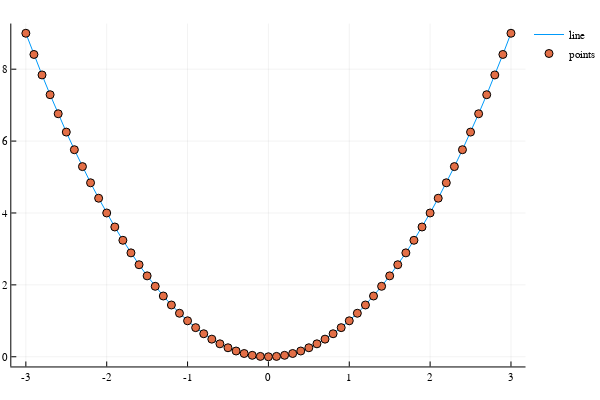

Notebook code for this chart:
### Code cell
# Using plotly we can now run the cursor over the data in the graph to get more info about it!
plot(x,y,label = "line")
scatter!(x,y,label="points")

### Figure 1 — Plotly figure (JSON) as saved in the notebook; plotly's stock layout.template omitted (floating-point values rounded to 4 significant figures)
{"data": [{"colorbar": {"title": ""}, "legendgroup": "line", "line": {"color": "rgba(0, 154, 250, 1.000)", "dash": "solid", "shape": "linear", "width": 1}, "mode": "lines", "name": "line", "showlegend": true, "type": "scatter", "x": [-3, -2.9, -2.8, -2.7, -2.6, -2.5, -2.4, -2.3, -2.2, -2.1, -2, -1.9, -1.8, -1.7, -1.6, -1.5, -1.4, -1.3, -1.2, -1.1, -1, -0.9, -0.8, -0.7, -0.6, -0.5, -0.4, -0.3, -0.2, -0.1, 0, 0.1, 0.2, 0.3, 0.4, 0.5, 0.6, 0.7, 0.8, 0.9, 1, 1.1, 1.2, 1.3, 1.4, 1.5, 1.6, 1.7, 1.8, 1.9, 2, 2.1, 2.2, 2.3, 2.4, 2.5, 2.6, 2.7, 2.8, 2.9, 3], "xaxis": "x1", "y": [9, 8.41, 7.84, 7.29, 6.76, 6.25, 5.76, 5.29, 4.84, 4.41, 4, 3.61, 3.24, 2.89, 2.56, 2.25, 1.96, 1.69, 1.44, 1.21, 1, 0.81, 0.64, 0.49, 0.36, 0.25, 0.16, 0.09, 0.04, 0.01, 0, 0.01, 0.04, 0.09, 0.16, 0.25, 0.36, 0.49, 0.64, 0.81, 1, 1.21, 1.44, 1.69, 1.96, 2.25, 2.56, 2.89, 3.24, 3.61, 4, 4.41, 4.84, 5.29, 5.76, 6.25, 6.76, 7.29, 7.84, 8.41, 9], "yaxis": "y1", "zmax": null, "zmin": null}, {"colorbar": {"title": ""}, "legendgroup": "points", "marker": {"color": "rgba(227, 111, 71, 1.000)", "line": {"color": "rgba(0, 0, 0, 1.000)", "width": 1}, "size": 8, "symbol": "circle"}, "mode": "markers", "name": "points", "showlegend": true, "type": "scatter", "x": [-3, -2.9, -2.8, -2.7, -2.6, -2.5, -2.4, -2.3, -2.2, -2.1, -2, -1.9, -1.8, -1.7, -1.6, -1.5, -1.4, -1.3, -1.2, -1.1, -1, -0.9, -0.8, -0.7, -0.6, -0.5, -0.4, -0.3, -0.2, -0.1, 0, 0.1, 0.2, 0.3, 0.4, 0.5, 0.6, 0.7, 0.8, 0.9, 1, 1.1, 1.2, 1.3, 1.4, 1.5, 1.6, 1.7, 1.8, 1.9, 2, 2.1, 2.2, 2.3, 2.4, 2.5, 2.6, 2.7, 2.8, 2.9, 3], "xaxis": "x1", "y": [9, 8.41, 7.84, 7.29, 6.76, 6.25, 5.76, 5.29, 4.84, 4.41, 4, 3.61, 3.24, 2.89, 2.56, 2.25, 1.96, 1.69, 1.44, 1.21, 1, 0.81, 0.64, 0.49, 0.36, 0.25, 0.16, 0.09, 0.04, 0.01, 0, 0.01, 0.04, 0.09, 0.16, 0.25, 0.36, 0.49, 0.64, 0.81, 1, 1.21, 1.44, 1.69, 1.96, 2.25, 2.56, 2.89, 3.24, 3.61, 4, 4.41, 4.84, 5.29, 5.76, 6.25, 6.76, 7.29, 7.84, 8.41, 9], "yaxis": "y1", "zmax": null, "zmin": null}], "layout": {"annotations": [], "height": 400, "legend": {"bgcolor": "rgba(255, 255, 255, 1.000)", "bordercolor": "rgba(0, 0, 0, 1.000)", "font": {"color": "rgba(0, 0, 0, 1.000)", "family": "sans-serif", "size": 11}, "tracegroupgap": 0, "x": 1, "y": 1}, "margin": {"b": 20, "l": 0, "r": 0, "t": 20}, "paper_bgcolor": "rgba(255, 255, 255, 1.000)", "plot_bgcolor": "rgba(255, 255, 255, 1.000)", "showlegend": true, "width": 600, "xaxis": {"anchor": "y1", "domain": [0.02138, 0.9934], "gridcolor": "rgba(0, 0, 0, 0.100)", "gridwidth": 0.5, "linecolor": "rgba(0, 0, 0, 1.000)", "mirror": false, "range": [-3.18, 3.18], "showgrid": true, "showline": true, "showticklabels": true, "tickangle": 0, "tickcolor": "rgb(0, 0, 0)", "tickfont": {"color": "rgba(0, 0, 0, 1.000)", "family": "sans-serif", "size": 11}, "tickmode": "array", "ticks": "inside", "ticktext": ["-3", "-2", "-1", "0", "1", "2", "3"], "tickvals": [-3, -2, -1, 0, 1, 2, 3], "title": "", "titlefont": {"color": "rgba(0, 0, 0, 1.000)", "family": "sans-serif", "size": 15}, "type": "-", "visible": true, "zeroline": false, "zerolinecolor": "rgba(0, 0, 0, 1.000)"}, "yaxis": {"anchor": "x1", "domain": [0.03762, 0.9902], "gridcolor": "rgba(0, 0, 0, 0.100)", "gridwidth": 0.5, "linecolor": "rgba(0, 0, 0, 1.000)", "mirror": false, "range": [-0.27, 9.27], "showgrid": true, "showline": true, "showticklabels": true, "tickangle": 0, "tickcolor": "rgb(0, 0, 0)", "tickfont": {"color": "rgba(0, 0, 0, 1.000)", "family": "sans-serif", "size": 11}, "tickmode": "array", "ticks": "inside", "ticktext": ["0", "2", "4", "6", "8"], "tickvals": [0, 2, 4, 6, 8], "title": "", "titlefont": {"color": "rgba(0, 0, 0, 1.000)", "family": "sans-serif", "size": 15}, "type": "-", "visible": true, "zeroline": false, "zerolinecolor": "rgba(0, 0, 0, 1.000)"}}}
